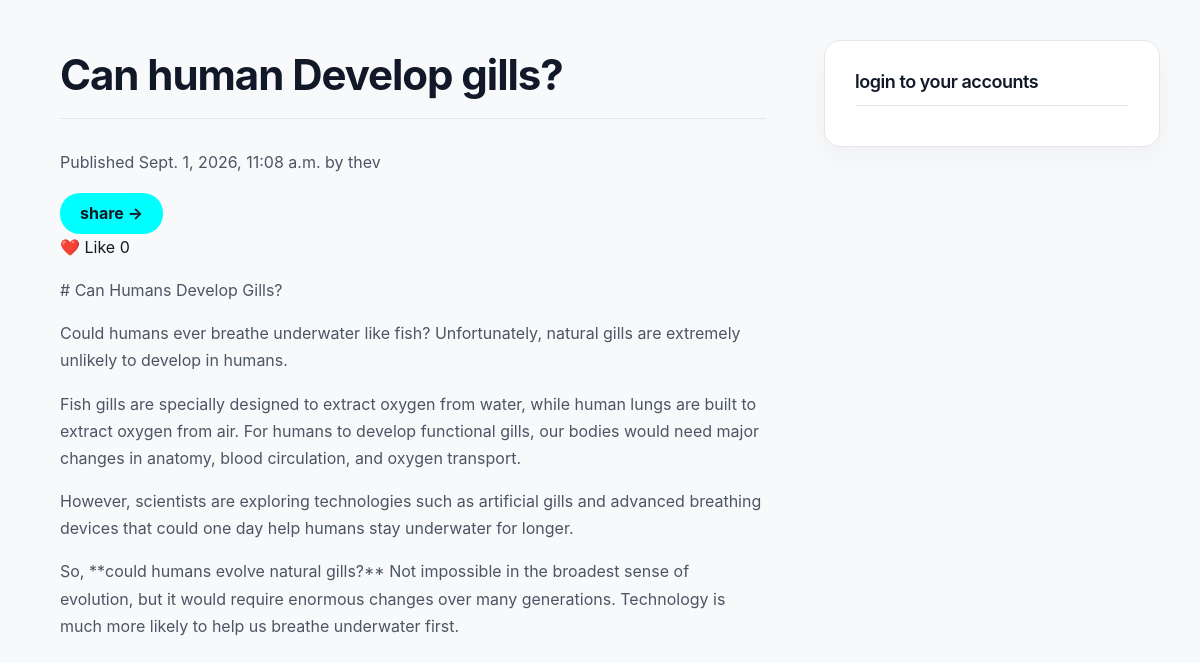
Page /2/ on the committed database.
### post/models.py (models this page shows, shortened)
class Post(models.Model):
    class Status(models.TextChoices):
        DRAFT = "draft", "Draft"
        PUBLISHED = "published", "Published"
    title = models.CharField(max_length=255)
    slug = models.SlugField()
    author = models.ForeignKey(
        User, on_delete=models.CASCADE, related_name="blog_posts",null=True,blank=True
    )
    publish = models.DateTimeField(null=True, blank=True)
    status = models.CharField(
        max_length=10, choices=Status.choices, default=Status.DRAFT
    )
    created_at = models.DateTimeField(auto_now_add=True)
    updated_at = models.DateTimeField(auto_now=True)
    content = models.TextField(default="")
    objects = models.Manager()

### post/views.py (the view)
# urls.py: path("<int:id>/", post_detail, name="post_detail"),
def post_detail(request, id):
    post = get_object_or_404(Post, id=id)
    if not request.session.session_key:
        request.session.create()
    session_key = request.session.session_key
    user_has_liked = Like.objects.filter(
        session_key=session_key,
        post=post
    ).exists()
    return render(
        request,
        "post/post_detail.html",
        {
            "post": post,
            "user_has_liked": user_has_liked,
        }
    )

### post/templates/post/post_detail.html (shortened to what this page needs)
{% extends "base.html" %}
{% block content %}
    <h1>{{ post.title }}</h1>
    <p>
        Published {{ post.publish }} by {{ post.author }}
    </p>
    <a href="{% url 'post:share_post' post.id %}">
     <button style="background-color: aqua; padding: 7px 20px;border-radius: 20px; font-weight: bold;">
        share ->
     </button>
</a>
    <form method="POST" action="{% url 'post:toggle_like' post.id %}" style="display: flex; gap: 8px;">
    <button type="submit">
        {% if user_has_liked %}
            💔 Unlike
        {% else %}
            ❤️ Like
        {% endif %}
        {{ post.likes.count }}
    </button>
</form>
    {{ post.content|linebreaks }}
{% endblock %}

### post/static/css/blog.css (style rules this page uses)
* { box-sizing: border-box; }
html { scroll-behavior: smooth; }
body { margin: 0; padding: 0; background: #f8f9fb; color: #17191c; font-family: -apple-system, BlinkMacSystemFont, "Segoe UI", Roboto, Helvetica, Arial, sans-serif; line-height: 1.7; }
a { color: #111827; text-decoration: none; transition: color 0.2s ease, opacity 0.2s ease; }
h1, h2, h3 { color: #111827; line-height: 1.2; letter-spacing: -0.025em; }
h1 { font-size: 42px; font-weight: 700; margin: 0 0 30px; padding-bottom: 18px; border-bottom: 1px solid #e5e7eb; }
button { all: unset; cursor: pointer; }
p { color: #4b5563; }
form { width: 100%; }

### rows in the picture
Post: title "Can human Develop gills?", publish "Sept. 1, 2026, 11:08 a.m.", author "thev", likes.count "0", content "# Can Humans Develop Gills? Could humans ever breathe underwater like fish? Unfortunately, natural gills are extremely unlikely to develop in humans. Fish gills are specially designed to extract oxygen from water, while human lungs are built to extract oxygen from air. For humans to develop functional gills, our bodies would need major changes in anatomy, blood circulation, and oxygen transport. However, scientists are exploring technologies such as artificial gills and advanced breathing devices that could one day help humans stay underwater for longer. So, **could humans evolve natural gills?** Not impossible in the broadest sense of evolution, but it would require enormous changes over…"
